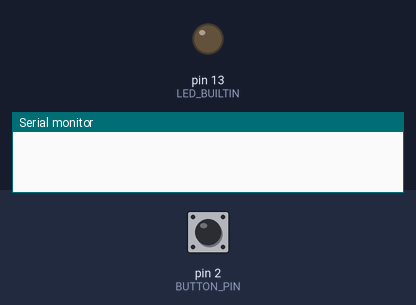
A sketch run on a simulated Arduino Uno, built with avr-gcc and run on an emulated ATmega328P. On the bench: output pins drawn as LEDs (lit = HIGH), the last lines printed to the serial monitor. Inputs (shaded band) come from the test bench; at power-on: pin 2 (BUTTON_PIN) LOW.

Above: at 1.2 s.
1.3 s: pin 2 (BUTTON_PIN) pulled HIGH for 0.15 s
At 2.2 s:
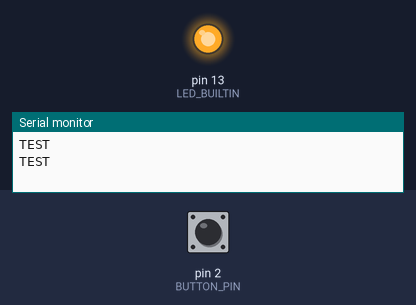
2.9 s: pin 2 (BUTTON_PIN) pulled HIGH for 3.2 s
At 3.9 s:
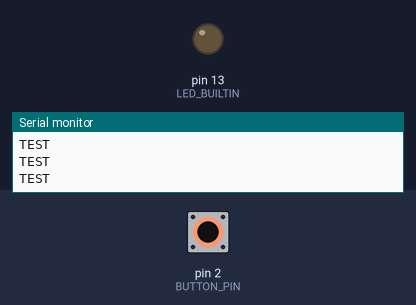
Timing chart, 0 to 7.6 s (numbered marks = the images above; inputs shaded):
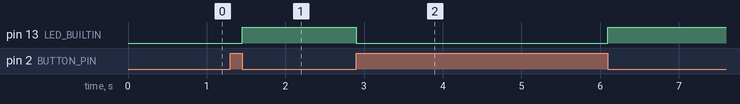

The sketch:

arduino-serial-sig.ino
```cpp
const byte BUTTON_PIN = 2;
volatile byte state = LOW;

void setup() {
    pinMode(BUTTON_PIN, INPUT);
    pinMode(LED_BUILTIN, OUTPUT);

/*
 * Raise interrupt whenver BUTTON_PIN changes state
 */
    attachInterrupt(digitalPinToInterrupt(BUTTON_PIN), serialISR, CHANGE);

    Serial.begin(9600);
}

void loop() {
}

/*
 * Interrupt Service Routine
 */
void serialISR() {
    Serial.println("TEST");
    digitalWrite(LED_BUILTIN, state);
    state = !state;
}
```

Measured:
- after the input at 1.3 s, pin 13 (LED_BUILTIN): LOW → HIGH after 0.15 s
- after the input at 2.9 s, pin 13 (LED_BUILTIN): HIGH → LOW at once, → HIGH 3.2 s later
